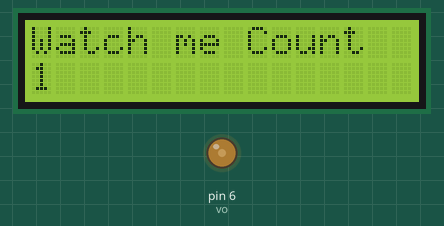
Simulated run of this sketch. Board: Arduino Uno, built with avr-gcc and run on an emulated ATmega328P. Shown: 16×2 character LCD, output pins drawn as LEDs (lit = HIGH).

Above: at 0.1 s.
At 1.1 s:
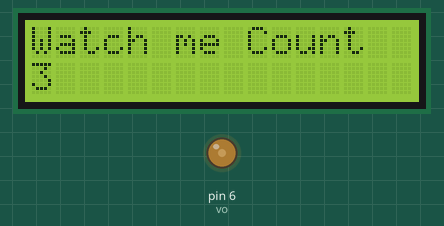
At 1.6 s:
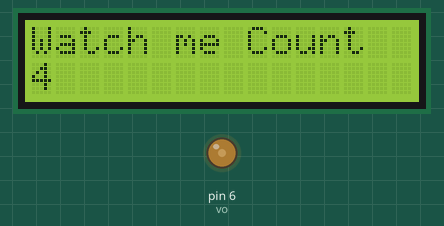
At 2.6 s:
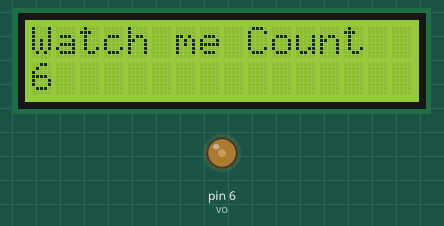
At 4.1 s:
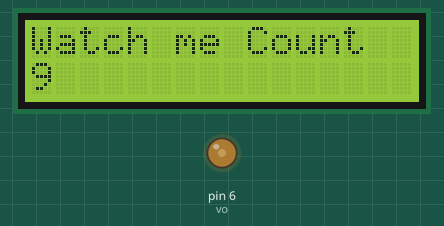
At 5.6 s:
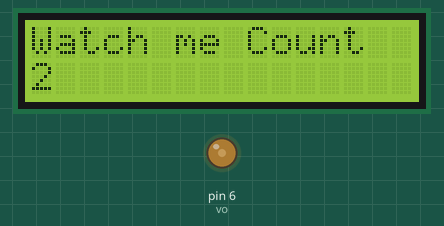

The sketch:

LCD_count_display.ino
```cpp
#include <LiquidCrystal.h>
int rs=12;
int en=11;
int vo = 6;
int d4=5;
int d5=4;
int d6=3;
int d7=2;
int plotVal = 75;
LiquidCrystal lcd(rs,en,d4,d5,d6,d7);
void setup() {
  // put your setup code here, to run once:
  analogWrite(vo, plotVal);
lcd.begin(16,2);
}

void loop() {
lcd.setCursor(0,0);
lcd.print("Watch me Count");
for (int j=1;j<=10;j=j+1){
  lcd.setCursor(0,1);
  lcd.print(j);
  delay(500);
}
 lcd.clear();
}
```

Measured:
- by itself, everything shown: repeats every 5.0 s, in 11 steps
- what the display in image 1 shows lasts 0.5 s, from 1.1 s to 1.6 s
